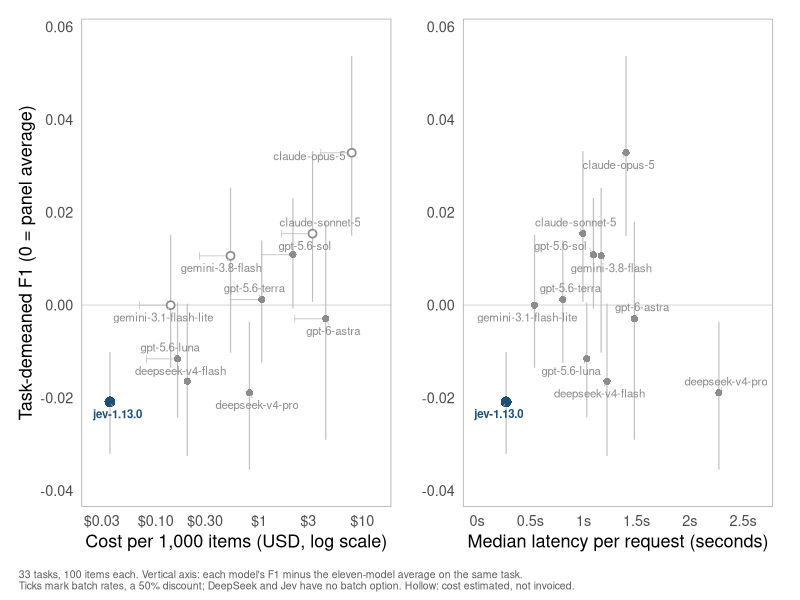
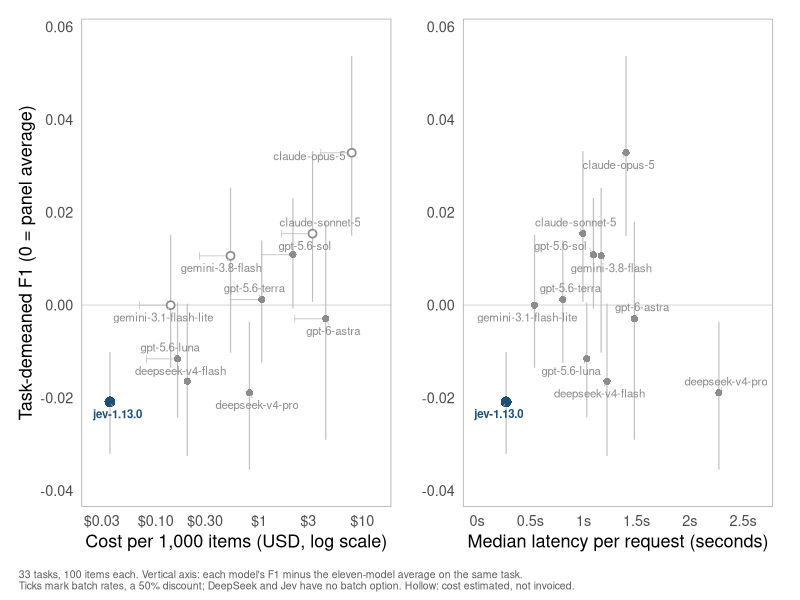

The R script that drew these images, in order:
#!/usr/bin/env Rscript

# Accuracy against cost, and accuracy against latency, for the nine models on
# the refresh panel, with Jev 1.13 highlighted.
#
# Compares nine commercial API models on the same 33 political-science coding
# tasks (100 frozen items each), on mean task F1 against dollar cost per 1,000
# items and against median per-request latency.
#
# Reads output/sidecar/jev_sidecar/cost_performance.csv, built by
# code/build_jev_sidecar.py. Writes output/figures/fig-jev-cost-latency.{pdf,png}.
#
# Cost is on a log axis, latency is linear. Cost spans 120x, and on a linear
# axis the five cheap models collapse against the left edge, which is where the
# ordering that matters happens. DeepSeek is shown at standard rates, not at the
# discounted off-peak price its run happened to be billed at.
#
# The vertical axis is task-demeaned F1, not absolute F1. Intervals on absolute
# F1 spanned 0.11 and overlapped for every pair of models, because task
# difficulty dominates and moves all nine together. Subtracting the across-model
# mean within each task removes it and leaves intervals 3.6x tighter, which is
# what makes the vertical dimension readable at all.
#
# The trade is that the axis no longer carries an absolute capability number.
# And a specific pair still should not be read off these intervals: two models
# stay correlated after demeaning, so the paired tests in the release's
# pairs.csv remain the right test, and the caption reports them.

set.seed(20260919)

suppressPackageStartupMessages({
  library(tidyverse)
  library(ggrepel)
  library(patchwork)
})

file_arg <- commandArgs(trailingOnly = FALSE)
script_file <- sub("^--file=", "", file_arg[grepl("^--file=", file_arg)][1])
if (is.na(script_file)) script_file <- "code/plot_jev_sidecar.R"
repo <- normalizePath(file.path(dirname(script_file), ".."), mustWork = TRUE)
setwd(repo)

CLARA_DARK <- "#1d4f77"
CLARA_GREY <- "grey55"

theme_clara <- function(base_size = 13) {
  theme_bw(base_size = base_size) +
    theme(
      panel.grid = element_blank(),
      strip.background = element_blank(),
      strip.text = element_text(color = "black", face = "bold", size = base_size - 1),
      panel.border = element_rect(color = "grey70"),
      axis.ticks = element_blank(),
      legend.position = "none",
      plot.margin = margin(8, 14, 8, 8)
    )
}

save_clara <- function(plot, path_stem, width, height) {
  ggsave(paste0(path_stem, ".pdf"), plot, width = width, height = height,
         device = cairo_pdf)
  ggsave(paste0(path_stem, ".png"), plot, width = width, height = height,
         dpi = 450, bg = "white")
}

d <- read_csv("output/sidecar/jev_sidecar/cost_performance.csv",
              show_col_types = FALSE) |>
  left_join(read_csv("output/sidecar/jev_sidecar/task_demeaned.csv",
                     show_col_types = FALSE), by = "model") |>
  # DeepSeek is plotted at standard rates. The run happened to land off-peak,
  # and DeepSeek's published off-peak price is exactly half its peak price in
  # every token category, so doubling the invoiced figure recovers the standard
  # price without assuming anything about the token mix. Every other model was
  # billed at its ordinary rate already.
  mutate(focus = model == "jev-1.13.0",
         cost_plotted = coalesce(cost_per_1k_items_peak, cost_per_1k_items))
stopifnot(nrow(d) > 0, "median_latency_s" %in% names(d),
          "cost_is_invoiced" %in% names(d), !any(is.na(d$demeaned_f1)))

# Hollow markers in the cost panel are the models still priced from tokens
# rather than from a provider invoice. Drawing them identically to the invoiced
# points would assert a precision the data does not have. Latency was measured
# the same way for every model, so the right panel fills all of them.
panel <- function(mapping, xlab, xbreaks, xlabels, xlimits, mark_estimates,
                  nudge_y = 0, log_x = FALSE, batch_ticks = FALSE) {
  solid <- if (mark_estimates) filter(d, cost_is_invoiced) else d
  open <- if (mark_estimates) filter(d, !cost_is_invoiced) else d[0, ]
  batch <- if (batch_ticks) filter(d, has_batch_endpoint) else d[0, ]
  ggplot(d, mapping) +
    # Same model at batch rates, a flat 50% discount at OpenAI, Anthropic and
    # Google. DeepSeek and Jev have no batch endpoint and get no tick, which is
    # the substantive point: they cannot reach these prices.
    geom_segment(data = batch,
                 aes(x = cost_per_1k_items_batch, xend = cost_per_1k_items,
                     y = demeaned_f1, yend = demeaned_f1),
                 color = "grey80", linewidth = 0.35) +
    geom_point(data = batch, aes(x = cost_per_1k_items_batch, y = demeaned_f1),
               shape = 124, size = 1.8, color = "grey65") +
    # Zero is the panel average on any given task, so it is the reference the
    # vertical position is read against.
    geom_hline(yintercept = 0, linewidth = 0.3, color = "grey80") +
    geom_errorbar(aes(ymin = demeaned_ci_low, ymax = demeaned_ci_high),
                  width = 0, linewidth = 0.4, color = "grey75") +
    geom_point(data = solid, aes(color = focus, size = focus), shape = 16) +
    geom_point(data = open, aes(color = focus, size = focus), shape = 21,
               fill = "white", stroke = 0.9) +
    geom_text_repel(aes(label = model, color = focus, fontface = ifelse(focus, "bold", "plain")),
                    size = 2.9, min.segment.length = 0.1, seed = 20260919,
                    max.overlaps = Inf, segment.color = "grey75",
                    segment.size = 0.25, box.padding = 0.28, point.padding = 0.12,
                    force = 1, force_pull = 3, max.iter = 20000,
                    nudge_y = nudge_y) +
    scale_color_manual(values = c(`FALSE` = CLARA_GREY, `TRUE` = CLARA_DARK)) +
    scale_size_manual(values = c(`FALSE` = 2.1, `TRUE` = 3.4)) +
    scale_x_continuous(breaks = xbreaks, labels = xlabels, limits = xlimits,
                       transform = if (log_x) "log10" else "identity") +
    # Dropping the intervals collapsed the y range onto the points, leaving Jev
    # pinned in the corner. Pad it so the extreme models sit inside the panel.
    scale_y_continuous(expand = expansion(mult = 0.09)) +
    labs(x = xlab, y = "Task-demeaned F1 (0 = panel average)") +
    theme_clara()
}

# Log cost axis. Cost spans 120x, and on a linear axis the five cheap models
# collapse against the left edge, which is where most of the ordering that
# matters happens. The log axis is the only way to read that region.
p_cost <- panel(
  aes(cost_plotted, demeaned_f1),
  "Cost per 1,000 items (USD, log scale)",
  c(0.03, 0.1, 0.3, 1, 3, 10), c("$0.03", "$0.10", "$0.30", "$1", "$3", "$10"),
  c(0.026, 14),
  mark_estimates = TRUE, log_x = TRUE, batch_ticks = TRUE
)

p_lat <- panel(
  aes(median_latency_s, demeaned_f1),
  "Median latency per request (seconds)",
  seq(0, 2.5, 0.5), paste0(seq(0, 2.5, 0.5), "s"), c(0, 2.65),
  mark_estimates = FALSE
) + labs(y = NULL)

# Short by request. The full qualification lives in the sidecar summary.json
# and the writeup, per the CLARA rule that the claim belongs in surrounding
# prose rather than on the figure.
combined <- (p_cost | p_lat) +
  plot_annotation(
    caption = paste(
      "33 tasks, 100 items each. Vertical axis: each model's F1 minus the eleven-model average on the same task.",
      "Ticks mark batch rates, a 50% discount; DeepSeek and Jev have no batch option. Hollow: cost estimated, not invoiced.",
      sep = "\n"
    ),
    theme = theme(plot.caption = element_text(size = 7.5, hjust = 0, color = "grey35"))
  )

save_clara(combined, "output/figures/fig-jev-cost-latency", width = 8.6, height = 4.3)
cat("wrote output/figures/fig-jev-cost-latency.pdf and .png\n")
